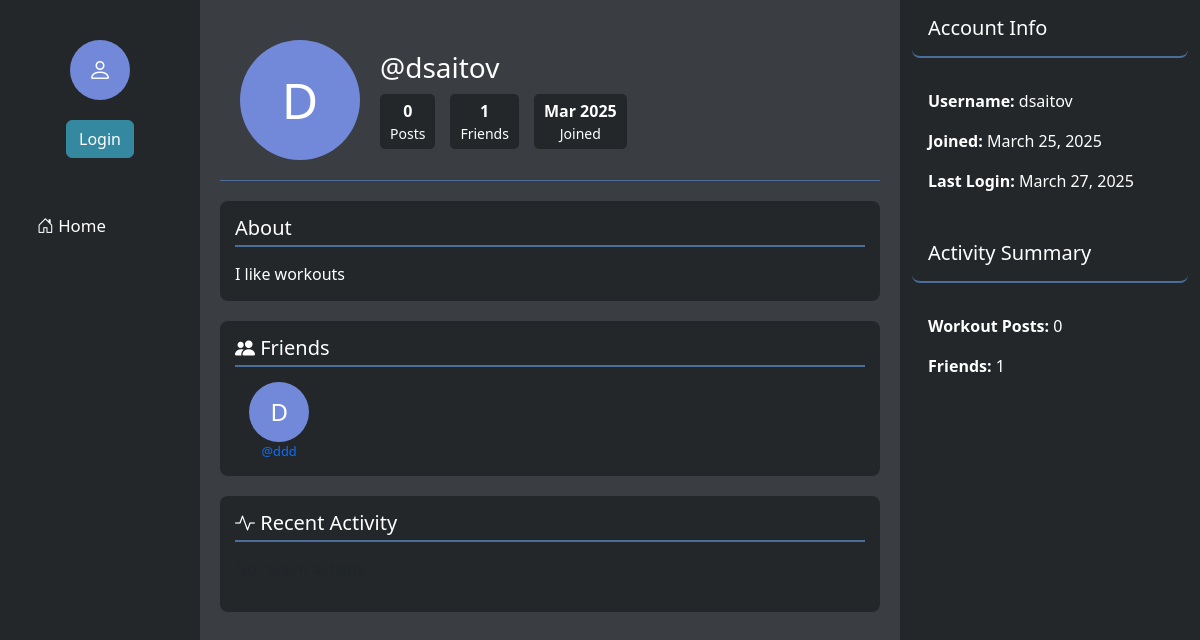
Page /profile/dsaitov/ on the earlier database version.
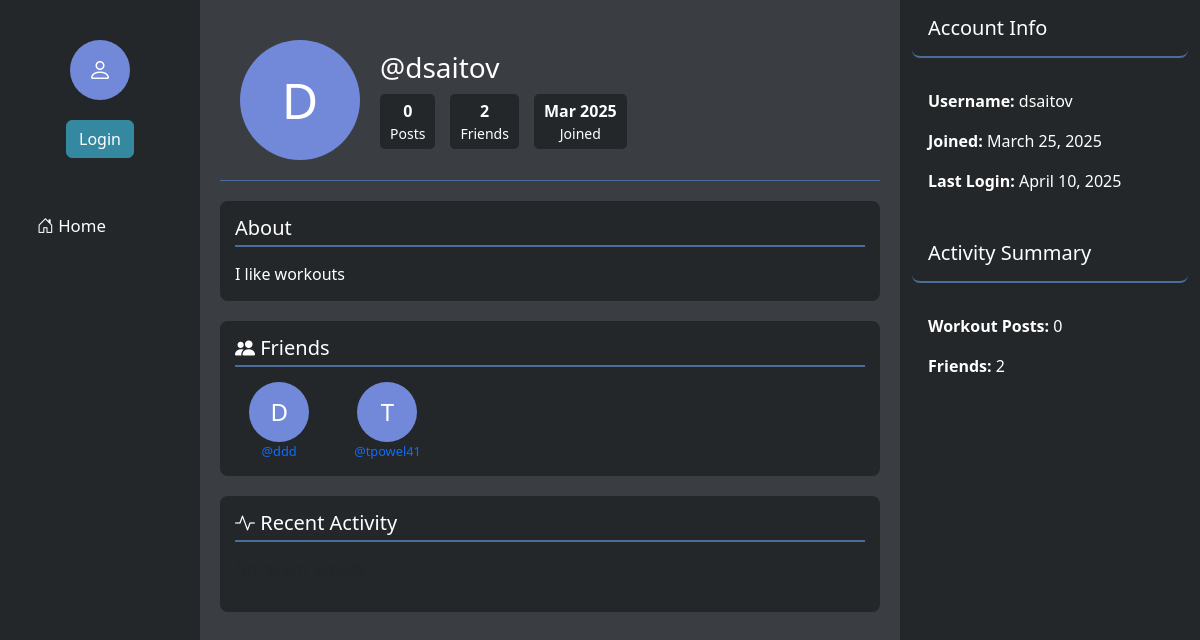
Same page on the later database version.
### main/models.py (models this page shows)
class User(AbstractUser):
    name = models.CharField(max_length=200, null=True)
    email = models.EmailField(unique=True, null=True)
    bio = models.TextField(null=True)
    avatar = models.ImageField(null=True, default="avatar.svg")
    profile_picture = models.ImageField(upload_to='profile_images/', null=True, blank=True)
    groups = models.ManyToManyField(
        'auth.Group',
        related_name='main_user_set',
        blank=True,
        help_text='The groups this user belongs to.',
        verbose_name='groups',
    )
    user_permissions = models.ManyToManyField(
        'auth.Permission',
        related_name='main_user_set',
        blank=True,
        help_text='Specific permissions for this user.',
        verbose_name='user permissions',
    )
    USERNAME_FIELD = 'email'
    REQUIRED_FIELDS = ['username']  # Username is required for AbstractUser
    class Meta:
        app_label = 'main'
        db_table = 'main_user'

### main/views.py (the view, shortened to what this page needs)
# urls.py: path('profile/<str:username>/', views.profile, name='profile'),
def profile(request, username):
    profile_user = get_object_or_404(User, username=username)
    is_friend = False
    friend_request_sent = False
    friend_request_received = False
    if request.method == 'POST' and request.user.is_authenticated and request.user == profile_user:
        if 'bio' in request.POST:
            profile_user.bio = request.POST.get('bio')
            profile_user.save()
            messages.success(request, "Bio updated successfully!")
            return redirect('profile', username=username)
    friends = []
    friendships = Friendship.objects.filter(
        Q(user1=profile_user) | Q(user2=profile_user)
    )
    for friendship in friendships:
        if friendship.user1 == profile_user:
            friends.append(friendship.user2)
        else:
            friends.append(friendship.user1)
    context = {
        'profile_user': profile_user,
        'is_friend': is_friend,
        'friend_request_sent': friend_request_sent,
        'friend_request_received': friend_request_received,
        'friends': friends,
    }
    return render(request, 'profile.html', context)

### templates/profile.html (shortened to what the changed rows need)
<!DOCTYPE html>
<html lang="en">
<head>
    <link href="https://cdn.jsdelivr.net/npm/bootstrap@5.3.0/dist/css/bootstrap.min.css" rel="stylesheet">
    <link rel="stylesheet" href="https://cdn.jsdelivr.net/npm/bootstrap-icons@1.10.0/font/bootstrap-icons.css">
</head>
<body>
    <div class="container-fluid">
        <div class="row">
            <div class="col-7 center-column">
                <div class="profile-header">
                    <div class="profile-image">
                        {% if profile_user.profile_picture %}
                            <img src="{{ profile_user.profile_picture.url }}" alt="Profile Picture" class="img-thumbnail" style="width: 120px; height: 120px; object-fit: cover; border-radius: 50%;">
                        {% else %}
                            <div class="profile-circle" style="width: 120px; height: 120px; font-size: 50px;">
                                {{ profile_user.username.0|upper }}
                            </div>
                        {% endif %}
                    </div>
                    <div class="profile-info">
                        <h3>@{{ profile_user.username }}</h3>
                        <div class="profile-stats">
                            <div class="stat-item">
                            </div>
                            <div class="stat-item">
                                <div><strong>{{ friends|length }}</strong></div>
                            </div>
                            <div class="stat-item">
                                <div><strong>{{ profile_user.date_joined|date:"M Y" }}</strong></div>
                            </div>
                        </div>
                    </div>
                </div>
                <div class="bio-section">
                    <h5>
                        About
                    </h5>
                    <div id="bio-display" class="bio-text">
                        {% if profile_user.bio %}
                            {{ profile_user.bio }}
                        {% else %}
                            <p class="text-muted">No bio available.</p>
                        {% endif %}
                    </div>
                </div>
                <div class="bio-section">
                    <div class="friend-grid">
                        {% if friends %}
                            {% for friend in friends %}
                                <div class="friend-item">
                                    <a href="{% url 'profile' friend.username %}">
                                        {% if friend.profile_picture %}
                                            <img src="{{ friend.profile_picture.url }}" alt="{{ friend.username }}" class="friend-avatar">
                                        {% else %}
                                            <div class="profile-circle" style="width: 60px; height: 60px; font-size: 24px;">
                                                {{ friend.username.0|upper }}
                                            </div>
                                        {% endif %}
                                        <div class="friend-name">@{{ friend.username }}</div>
                                    </a>
                                </div>
                            {% endfor %}
                        {% else %}
                            <p class="text-muted">No friends yet.</p>
                        {% endif %}
                    </div>
                </div>
            </div>
            <div class="col-3 right-column">
                <div class="right-top">
                    <div class="p-3">
                        <p><strong>Username:</strong> {{ profile_user.username }}</p>
                        <p><strong>Joined:</strong> {{ profile_user.date_joined|date:"F d, Y" }}</p>
                        <p><strong>Last Login:</strong> {{ profile_user.last_login|date:"F d, Y" }}</p>
                    </div>
                </div>
                <div class="right-bottom">
                    <div class="p-3">
                        <p><strong>Workout Posts:</strong> {{ workout_count|default:"0" }}</p>
                        <p><strong>Friends:</strong> {{ friends|length }}</p>
                    </div>
                </div>
            </div>
        </div>
    </div>
</body>
</html>

Differences in the rows shown:
changed User "dsaitov": last_login "March 27, 2025" → "April 10, 2025"
now on this page (row unchanged): User: username.0 "T", username "tpowel41"
Other differences:
{{ friends|length }}: "1" → "2"
